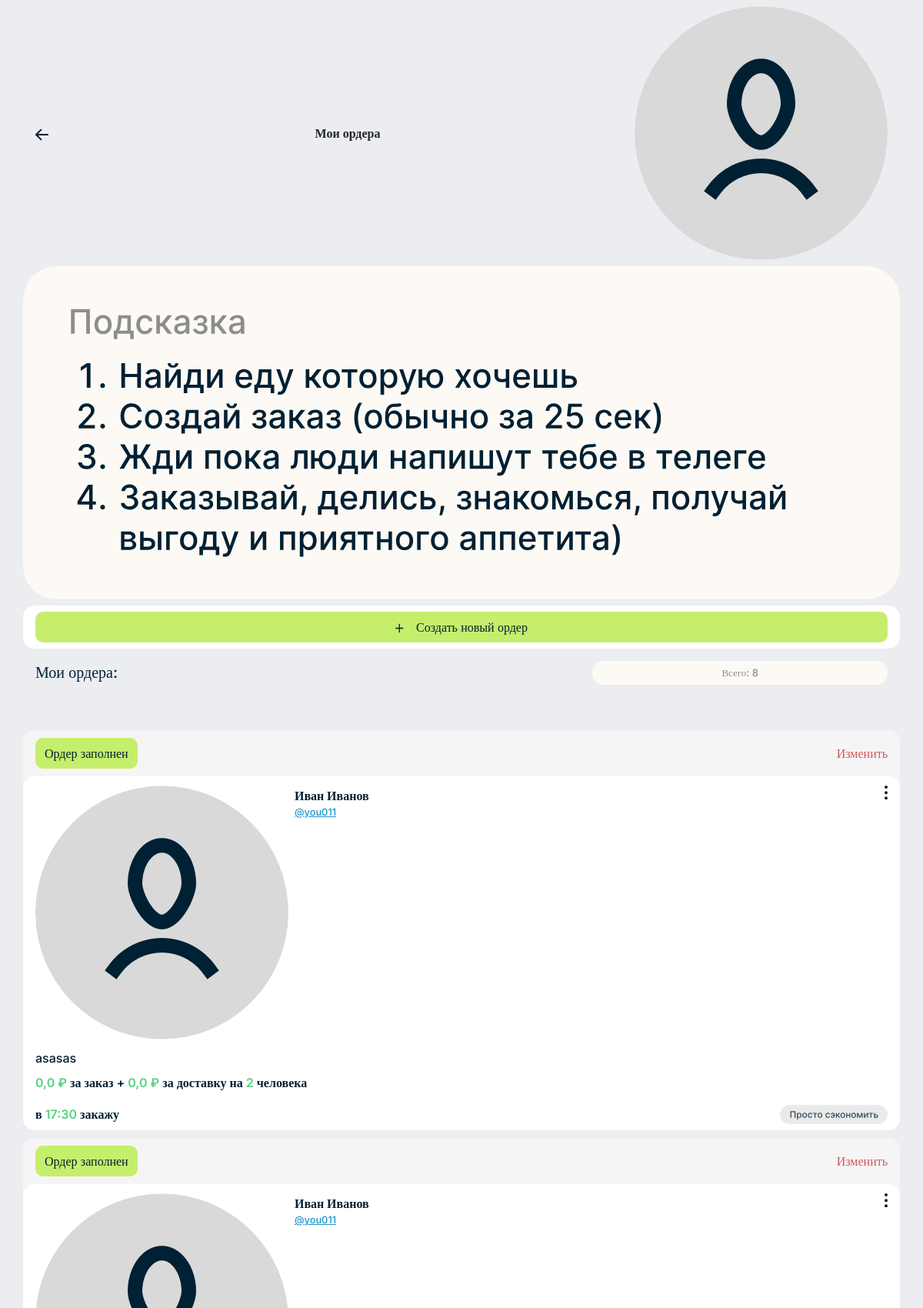
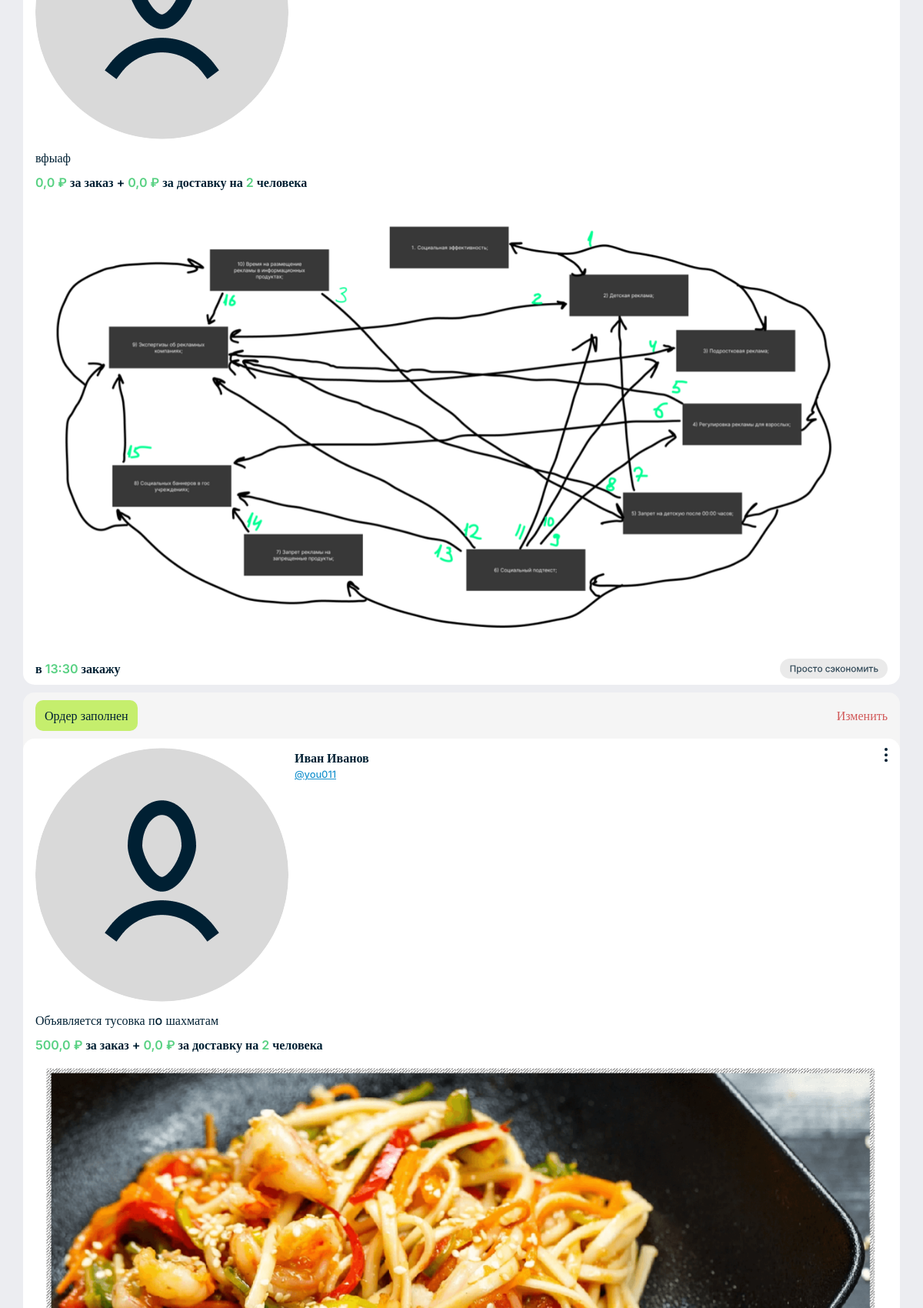
/user/you011 (signed in, upper part), run on the app's committed database (2 pictures, top to bottom).
### main/models.py (models this page shows, shortened)
class Post(models.Model):
    date_posted = models.DateTimeField(default=timezone.now)
    author = models.ForeignKey(User, on_delete=models.CASCADE)
    title = models.CharField("Название ордера", max_length=120, help_text='Введите текст поста')
    price = models.FloatField("Стоимость всей еды", default=0)
    price_deliver = models.FloatField("Стоимость доставки", default=0)
    date_deliver = models.DateField("Дата ордера", default=timezone.now)
    time_deliver = models.TimeField("Время ордера", default='17:30:00')
    cnt_people = models.IntegerField("Количество людей", default=2, help_text='Минимум 2, включая вас')
    image = models.ImageField(
        'Картинка',
        upload_to='posts_pics/',
        blank=True,
        null=True
    )
    mod = models.CharField('Мод ордера', blank=True, null=True, max_length=250)
    class Meta:
        ordering = ('-date_posted',)
        verbose_name = 'Пост'
        verbose_name_plural = 'Посты'

### main/views.py (the view)
# urls.py: path('user/<str:username>', login_required(login_url='/login/')(UserPostListView.as_view()), name='user-posts'),
class UserPostListView(ListView):
    model = Post
    template_name = 'main/user_posts.html'
    context_object_name = 'posts'
    paginate_by = 5
    def get_queryset(self):
        user = get_object_or_404(User, username=self.kwargs.get('username'))
        return Post.objects.filter(author=user).order_by('-date_posted')

### main/templates/main/user_posts.html (shortened to what this page needs)
{% extends 'main/layout.html' %}
{% load crispy_forms_tags %}
{% load static %}
{% load thumbnail %}
{% block content %}
    <div class="nav_panel offcanvas-header">
        <a href="{% url 'home' %}" type=""><img class="mx-3" src="{% static 'main/img/arrow_back.svg' %}" alt=""></a>
        <p class="m-0" style="font-weight: 600">Мои ордера</p>
        <a href="{% url 'profile' %}" type="" class="me-3 my-2">
            {% thumbnail user.profile.image "37x37" crop="center" upscale=True as im %}
                <img class="rounded-circle article-img" src="{{ im.url }}" alt="">
            {% endthumbnail %}</a>
    </div>
    <img src="{% static 'main/img/hint_in_my_order.svg' %}" alt="" width="100%">
    <div class="container mt-2 py-2" id = "rectwhite">
            <div class="row">
                <div class="btn-group m-0 px-3">
                    <button type="button" id="button_create_order" class="btn btn-danger dropdown py-2" data-bs-toggle="dropdown" aria-expanded="false">
                        <img class="me-3" src="{% static 'main/img/plus.svg' %}" alt="plus">Создать новый ордер
                    </button>
                </div>
            </div>
    </div>
    <div class="container mt-2 mb-4 px-3">
        <div class="row ms-0">
            <div class = "col myordera mt-2 mb-0 px-0">Мои ордера:</div>
            <div class = "col closetext mt-2 mb-0 d-flex justify-content-end"><button type="button" class="btn btn-primary d-flex justify-content-center" id = "but4">
                {% if page_obj.paginator.count == 0 %}
                    Нет ордеров
                {% else %}
                    {% if page_obj.paginator.count >= 1 %}
                        Всего: {{ page_obj.paginator.count }}
                    {% endif %}
                {% endif %}
            </button></div>
        </div>
    </div>
    {% if posts %}
        {% for post in posts %}
            <div class="control_panel offcanvas-header px-3">
                <a class="" href="{% url 'post-delete' post.id %}"><button type="button" id="button_create_order" class="btn btn-danger dropdown py-2">
                    Ордер заполнен
                </button></a>
                {% if post.mod == 'Просто сэкономить' %}
                    <a class="edit_order" href="{% url 'post-update' post.id %}">Изменить</a>
                {% else %}
                    {% if post.mod == 'Можно посидеть' %}
                        <a class="edit_order" href="{% url 'post-update2' post.id %}">Изменить</a>
                    {% else %}
                        <a class="edit_order" href="{% url 'post-update3' post.id %}">Изменить</a>
                    {% endif %}
                {% endif %}
            </div>
            <div class = "d-flex container-fluid pe-0 ps-0 mt-0 ms-0 me-0" id="rectwhite_in_user_posts">
                <div class="container ps-0 pe-0 ms-0 me-0">
                    <div class="row ms-0">
                        <div class="col-10 pb-2">
                            <div class="d-flex flex-row mt-2">
                                <div class="image m-1 me-2">
                                    {% thumbnail post.author.profile.image "45x45" crop="center" upscale=True as im %}
                                        <img class="rounded-circle article-img" src="{{ im.url }}" alt="">
                                    {% endthumbnail %}
                                </div>
                                <div class="">
                                    <div class="">
                                        <p class = "name">{{ post.author.get_full_name }}</p>
                                    </div>
                                    <div class="">
                                        <a href="http://t.me/{{ post.author }}" type="" class="tg_link">@{{ post.author }}</a>
                                    </div>
                                </div>
                            </div>
                        </div>
                        <div class="col-2">
                            <div class="d-flex flex-row mt-2 pe-3" style="float: right">
                                <img class="mt-1" src="{% static 'main/img/3tochki.svg' %}" alt="3tochki" width="4px">
                            </div>
                        </div>
                    </div>
                    <div class="row mt-0 mx-1">
                        <div class="col">
                            <p style="margin-bottom: 0.5em" class = "fontKril">{{ post.title }}</p>
                        </div>
                    </div>
                    <div class="row mt-0 mx-1">
                        <div class="col">
                            <p style="margin-bottom: 0.5em" class = "fontzakaz"><font color ="#59D183">{{ post.price }} ₽</font> за заказ + <font color ="#59D183">{{ post.price_deliver }} ₽</font> за доставку на <font color ="#59D183">{{ post.cnt_people }}</font> человека</p>
                        </div>
                    </div>
                    <div class="row mt-0">
                        <div class = "d-flex container-fluid ms-0 me-0 pe-0 ps-0" id = "rectscreen">
                            <div class="container blure">
                                <div class="row">
                                    <div class="col">
                                        {% thumbnail post.image "x1280" crop="top" upscale=True as im %}
                                            <img class="card-img " src="{{ im.url }}">
                                        {% endthumbnail %}
                                    </div>
                                </div>
                            </div>
                        </div>
                    </div>
                    <div class="d-flex flex-row align-items-center justify-content-between my-2 px-3">
                        <div class = "fontzakaz ">в <font color="#59D183">{{ post.time_deliver }}</font> закажу</div>
                        <div>
                            {% if post.mod == 'Просто сэкономить' %}
                                <img class="" src="{% static 'main/img/mod1.svg' %}" width="140">
                            {% else %}
                                {% if post.mod == 'Можно посидеть' %}
                                    <img class="" src="{% static 'main/img/mod2.svg' %}" width="140">
                                {% else %}
                                    <img class="" src="{% static 'main/img/mod3.svg' %}" width="140">
                                {% endif %}
                            {% endif %}
                        </div>
                    </div>
                </div>
            </div>
        {% endfor %}
    {% else %}
        <img class="mt-4" src="{% static 'main/img/plug_user_profile.svg' %}" style="width: 100%">
    {% endif %}
{% endblock content %}

### main/templates/main/layout.html (shortened to what this page needs)
{% load static %}
<!doctype html>
<html lang="ru">
<head>
    <link href="https://cdn.jsdelivr.net/npm/bootstrap@5.3.0-alpha3/dist/css/bootstrap.min.css" rel="stylesheet">
    <link rel = "stylesheet" href = "{% static 'main/css/style_mainpage.css' %}">
    <link rel = "stylesheet" href = "{% static 'main/css/style_login.css' %}">
    <link rel = "stylesheet" href = "{% static 'main/css/style_user_posts.css' %}">
    <link rel = "stylesheet" href = "{% static 'main/css/style_register.css' %}">
    <link rel = "stylesheet" href = "{% static 'main/css/style_profile.css' %}">
    <link rel = "stylesheet" href = "{% static 'main/css/style_landing.css' %}">
    <link rel = "stylesheet" href = "{% static 'main/css/style_form.css' %}">
</head>
<body onload="setFocus()">
    <div class="container ps-0 pe-0">
        {% block content %}
        {% endblock %}
    </div>
</body>
</html>

### main/static/main/css/style_mainpage.css (style rules this page uses)
body { font-family: Inter; background-color: #ECEDF1; }
.name { font-size: 1em; font-weight: bold; color: #002033; margin: 5px 2px 0px 0px; }
.tg_link { font-size: 0.8em; position: relative; bottom: 4px; font-style: normal; font-weight: 500; line-height: 15px; text-decoration-line: underline; color: #1D94CF; }
#rectwhite { width: 100%; border-radius: 15px; background-color: #FFFFFF; color: #002033; border: 0px; }
.fontKril { font-style: normal; font-weight: 500; color: #002033; }
.fontzakaz { font-style: normal; font-weight: 600; color: #002033; font-size: 1em }
.blure { backdrop-filter: blur(55px); }
a { text-decoration: none; color: #002033; }

### main/static/main/css/style_login.css (style rules this page uses)
body { font-family: Inter; background-color: #ECEDF1; }
a { text-decoration: none; color: #002033; }

### main/static/main/css/style_user_posts.css (style rules this page uses)
#button_create_order { font-style: normal; font-weight: 500; font-size: 16px; text-align: center; color: #002033; border: 0; background: #C5EE6D; border-radius: 10px; }
.myordera { font-style: normal; font-weight: 500; font-size: 20px; color: #002033; }
#but4 { width: 70%; margin-bottom: 10%; border: 0; font-style: normal; font-weight: 500; font-size: 13px; text-align: center; color: #8D8D8D; background: #FDFAF5; border-radius: 31px; }
.control_panel { background: #F5F5F5; border-radius: 15px 15px 0 0; position: relative; height: 90px; padding-bottom: 30px; margin-top: -20px; }
.edit_order { color: #D15959; }
#rectwhite_in_user_posts { width: 100%; border-radius: 15px; background-color: #FFFFFF; color: #002033; border: 0px; position: relative; bottom: 30px; }

### main/static/main/css/style_register.css (style rules this page uses)
body { font-family: Inter; background-color: #ECEDF1; }

### data on the page
Post: shows "Изменить", author.get_full_name "Иван Иванов", author "you011", title "asasas", price "0,0", price_deliver "0,0", cnt_people "2", time_deliver "17:30"
Post: shows "Изменить", author.get_full_name "Иван Иванов", author "you011", title "вфыаф", price "0,0", price_deliver "0,0", cnt_people "2", shows a picture, time_deliver "13:30"
Post: shows "Изменить", author.get_full_name "Иван Иванов", author "you011", title "Объявляется тусовка пo шахматам", price "500,0", price_deliver "0,0", cnt_people "2", shows a picture

### other printed values
{{ page_obj.paginator.count }} "8"
